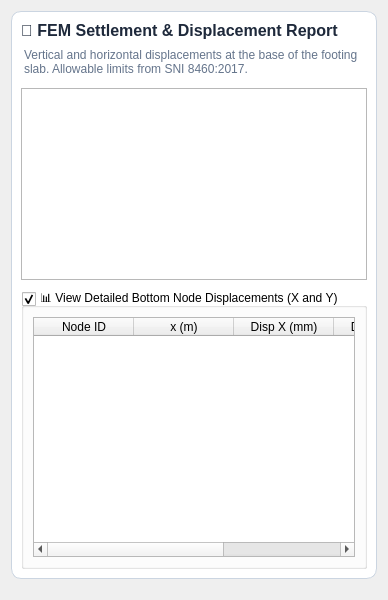
                            <widget class="QWidget" name="contents_tab_res_fem_settlement">
                              <layout class="QVBoxLayout" name="vbox_contents_tab_res_fem_settlement">
                                <item>
                                  <widget class="QFrame" name="card_fem_settlement">
                                    <property name="frameShape">
                                      <enum>QFrame::StyledPanel</enum>
                                    </property>
                                    <property name="styleSheet">
                                      <string>QFrame#card_fem_settlement { background-color: #ffffff; border: 1px solid #cbd5e1; border-radius: 10px; }</string>
                                    </property>
                                    <layout class="QVBoxLayout" name="layout_card_fem_settlement">
                                      <property name="spacing">
                                        <number>8</number>
                                      </property>
                                      <item>
                                        <widget class="QLabel" name="lbl_title_card_fem_settlement">
                                          <property name="text">
                                            <string>📏 FEM Settlement &amp; Displacement Report</string>
                                          </property>
                                          <property name="styleSheet">
                                            <string>font-size: 16px; font-weight: 700; color: #1e293b; padding: 0px;</string>
                                          </property>
                                        </widget>
                                      </item>
                                      <item>
                                        <widget class="QLabel" name="lbl_desc_card_fem_settlement">
                                          <property name="text">
                                            <string>Vertical and horizontal displacements at the base of the footing slab. Allowable limits from SNI 8460:2017.</string>
                                          </property>
                                          <property name="styleSheet">
                                            <string>font-size: 12px; color: #64748b; margin-bottom: 4px; padding: 0px;</string>
                                          </property>
                                          <property name="wordWrap">
                                            <bool>true</bool>
                                          </property>
                                        </widget>
                                      </item>
                                      <item>
                                        <widget class="QTextBrowser" name="txt_fem_settlement_summary">
                                          <property name="minimumSize">
                                            <size>
                                              <width>300</width>
                                              <height>140</height>
                                            </size>
                                          </property>
                                        </widget>
                                      </item>
                                      <item>
                                        <widget class="QGroupBox" name="grp_bottom_node_disp">
                                          <property name="title">
                                            <string>📊 View Detailed Bottom Node Displacements (X and Y)</string>
                                          </property>
                                          <property name="checkable">
                                            <bool>true</bool>
                                          </property>
                                          <property name="checked">
                                            <bool>true</bool>
                                          </property>
                                          <layout class="QVBoxLayout" name="vbox_bottom_node_disp">
                                            <item>
                                              <widget class="QTableWidget" name="tbl_bottom_node_disp">
                                                <property name="minimumSize">
                                                  <size>
                                                    <width>200</width>
                                                    <height>240</height>
                                                  </size>
                                                </property>
                                                <property name="alternatingRowColors">
                                                  <bool>true</bool>
                                                </property>
                                                <column>
                                                  <property name="text">
                                                    <string>Node ID</string>
                                                  </property>
                                                </column>
                                                <column>
                                                  <property name="text">
                                                    <string>x (m)</string>
                                                  </property>
                                                </column>
                                                <column>
                                                  <property name="text">
                                                    <string>Disp X (mm)</string>
                                                  </property>
                                                </column>
                                                <column>
                                                  <property name="text">
                                                    <string>Disp Y (mm)</string>
                                                  </property>
                                                </column>
                                                <column>
                                                  <property name="text">
                                                    <string>Settlement (mm)</string>
                                                  </property>
                                                </column>
                                              </widget>
                                            </item>
                                          </layout>
                                        </widget>
                                      </item>
                                    </layout>
                                  </widget>
                                </item>
                                <item>
                                  <spacer name="vspacer_tab_res_fem_settlement">
                                    <property name="orientation">
                                      <enum>Qt::Vertical</enum>
                                    </property>
                                    <property name="sizeHint">
                                      <size>
                                        <width>20</width>
                                        <height>10</height>
                                      </size>
                                    </property>
                                  </spacer>
                                </item>
                              </layout>
                            </widget>
